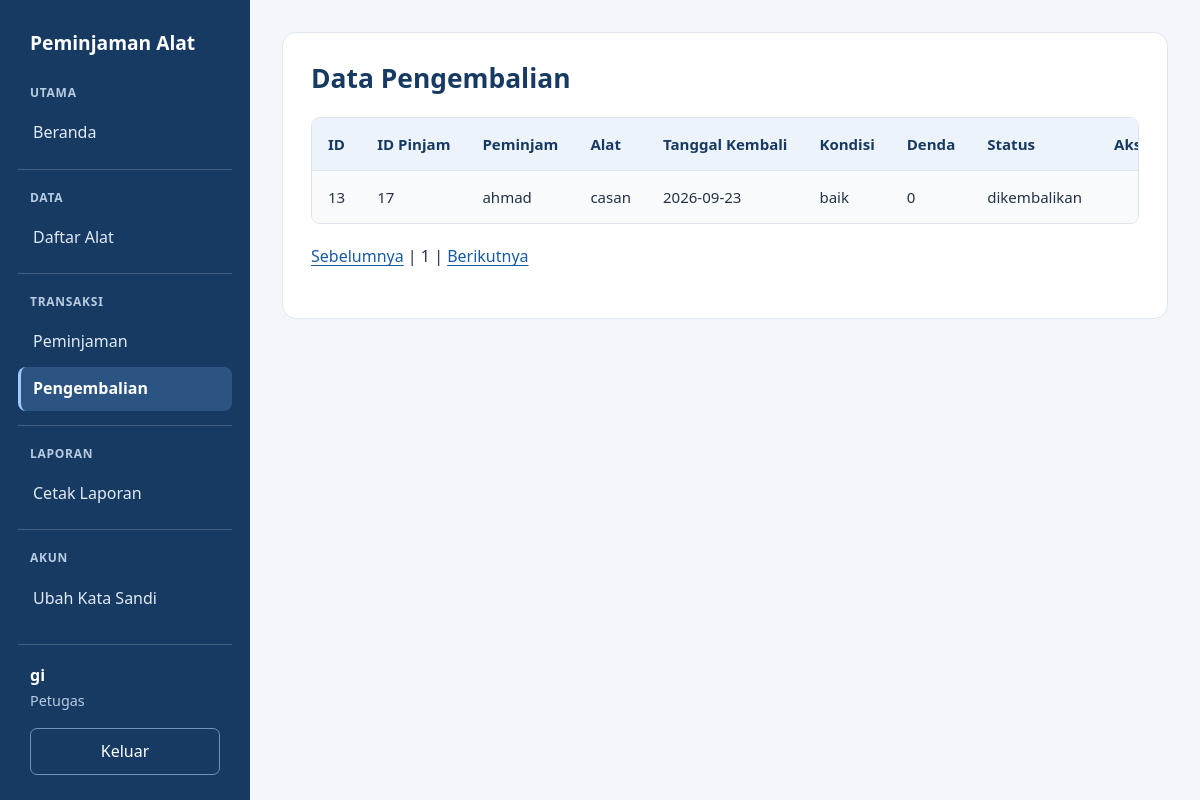
/pengembalian/tampil.php (signed in), run on the app's committed database.
### tables this page shows
CREATE TABLE `pengembalian` (
  `id_pengembalian` int(11) NOT NULL AUTO_INCREMENT,
  `id_peminjam` int(11) DEFAULT NULL,
  `tanggal_kembali` date DEFAULT NULL,
  `kondisi_alat` varchar(50) DEFAULT NULL,
  `status` varchar(30) DEFAULT NULL,
  `denda` int(11) NOT NULL DEFAULT 0,
  `diverifikasi` tinyint(4) NOT NULL DEFAULT 0,
  `arsip` tinyint(4) NOT NULL DEFAULT 1,
  PRIMARY KEY (`id_pengembalian`),
  KEY `idx_kembali_pinjam` (`id_peminjam`)
);

CREATE TABLE `peminjam` (
  `id_peminjam` int(11) NOT NULL AUTO_INCREMENT,
  `nama_peminjam` varchar(100) DEFAULT NULL,
  `id_alat` int(11) DEFAULT NULL,
  `tanggal_pinjam` date DEFAULT NULL,
  `jumlah_pinjam` int(11) DEFAULT NULL,
  `id_user` int(11) DEFAULT NULL,
  `batas_kembali` date DEFAULT NULL,
  `status` varchar(30) NOT NULL DEFAULT 'arsip',
  PRIMARY KEY (`id_peminjam`),
  KEY `idx_pinjam_user` (`id_user`),
  CONSTRAINT `fk_pinjam_user` FOREIGN KEY (`id_user`) REFERENCES `user` (`id_user`)
);

CREATE TABLE `alat` (
  `id_alat` int(11) NOT NULL AUTO_INCREMENT,
  `nama_alat` varchar(100) DEFAULT NULL,
  `stok` int(11) DEFAULT NULL,
  `kondisi` varchar(50) DEFAULT NULL,
  `kategori` varchar(25) NOT NULL,
  PRIMARY KEY (`id_alat`)
);

### config/fungsi.php (called while the page is built, shortened)
<?php
function aman($nilai) {
    return htmlspecialchars((string) $nilai, ENT_QUOTES, 'UTF-8');
}
    ?>
    <?php
require_once __DIR__ . '/../index.php';

### pengembalian/tampil.php (the view, shortened to what this page needs)
<?php
require __DIR__ . '/../config/connection.php';
$halaman = 1;
$awal = ($halaman-1)*50;
$filter = ' WHERE k.arsip=0';
$hasil = mysqli_query($conn, "SELECT k.*, p.nama_peminjam, a.nama_alat FROM pengembalian k
    LEFT JOIN peminjam p ON p.id_peminjam=k.id_peminjam
    LEFT JOIN alat a ON a.id_alat=p.id_alat $filter
    ORDER BY k.id_pengembalian DESC LIMIT $awal,50");
?>
<h2>Data Pengembalian</h2>
<div class="tabel-scroll" role="region" aria-label="Tabel data" tabindex="0">
    <table>
        <tr>
            <th>ID</th>
            <th>ID Pinjam</th>
            <th>Peminjam</th>
            <th>Alat</th>
            <th>Tanggal Kembali</th>
            <th>Kondisi</th>
            <th>Denda</th>
            <th>Status</th><?php if ($_SESSION['level'] != 'peminjam') { ?>
            <th>Aksi</th><?php } ?></tr>
        <?php while ($data = mysqli_fetch_assoc($hasil)) { ?>
            <tr>
                <td><?php echo aman($data['id_pengembalian']); ?></td>
                <td><?php echo aman($data['id_peminjam']); ?></td>
                <td><?php echo aman($data['nama_peminjam'] ?? 'Data peminjaman lama tidak tersedia'); ?></td>
                <td><?php echo aman($data['nama_alat'] ?? 'Data alat lama tidak tersedia'); ?></td>
                <td><?php echo aman($data['tanggal_kembali']); ?></td>
                <td><?php echo aman($data['kondisi_alat']); ?></td>
                <td><?php echo aman($data['denda']); ?></td>
                <td>
                    <?php
                    if ($data['arsip']) {
                        echo 'arsip lama';
                    } else {
                        echo aman($data['status']);
                    }
                    ?>
                </td>
                <?php if ($_SESSION['level'] != 'peminjam') { ?>
                    <td>
                </td><?php } ?></tr>
        <?php } ?>
    </table>
</div>
<p><a href="?halaman=<?php echo max(1,$halaman-1); ?>">Sebelumnya</a> | <?php echo $halaman; ?> | <a href="?halaman=<?php echo $halaman+1; ?>">Berikutnya</a>
</p>

### assets/style.css (style rules this page uses)
:root { color-scheme: light; font-family: "Segoe UI", Arial, sans-serif; color: #243247; background: #f3f6fa; line-height: 1.6; }
* { box-sizing: border-box; }
body { margin: 0; }
a { color: #175ba4; text-underline-offset: 3px; }
h1, h2, h3 { color: #173a63; line-height: 1.3; }
h2 { margin-top: 0; font-size: 1.65rem; }
p { margin: 0 0 20px; }
.halaman-aplikasi { display: grid; grid-template-columns: 250px minmax(0, 1fr); min-height: 100vh; }
.tabel-scroll { width: 100%; overflow-x: auto; margin: 20px 0; border: 1px solid #dce3ec; border-radius: 9px; }
table { width: 100%; border-collapse: collapse; font-size: .94rem; }
th, td { padding: 14px 16px; border-bottom: 1px solid #e1e7ef; text-align: left; vertical-align: top; }
th { background: #edf3fa; color: #173a63; white-space: nowrap; }
tr:last-child td { border-bottom: 0; }
tr:nth-child(even) { background: #f8fafc; }

### data on the page
pengembalian: id_pengembalian "13", id_peminjam "17", id_peminjam.nama_peminjam "ahmad", alat.nama_alat "casan", tanggal_kembali "2026-09-23", kondisi_alat "baik", denda "0", status "dikembalikan"

### other printed values
aman($kelompok) "UTAMA"
aman($label) "Beranda"
aman($kelompok) "DATA"
aman($label) "Daftar Alat"
aman($kelompok) "TRANSAKSI"
aman($label) "Peminjaman"
aman($label) "Pengembalian"
aman($kelompok) "LAPORAN"
aman($label) "Cetak Laporan"
aman($kelompok) "AKUN"
aman($label) "Ubah Kata Sandi"
aman($_SESSION['nama']) "gi"
aman(ucfirst($level)) "Petugas"
$halaman "1"
